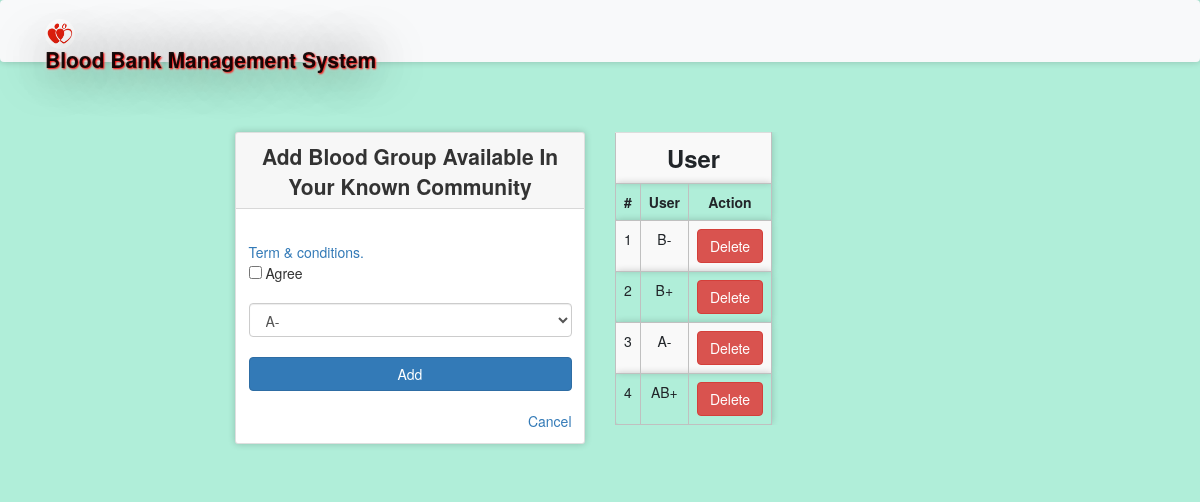
/blooddinfo.php (signed in), run on the app's committed database.
### tables this page shows
CREATE TABLE IF NOT EXISTS `blooddinfo` (
  `bdid` int(11) NOT NULL AUTO_INCREMENT,
  `rid` int(11) NOT NULL,
  `bg` varchar(10) NOT NULL,
  PRIMARY KEY (`bdid`),
  KEY `blooddinfo_ibfk_2` (`rid`)
);

### message.php (called while the page is built, shortened)
<?php $counter=0; if(isset($_GET['msg'])) { ?>
	<div class="col-5 alert alert alert-success alert-dismissible fade show card" id="message">
		<button type="button" class="close" data-dismiss="alert" title="close">&times;</button><?php echo $_GET['msg'];?>
	</div>
<?php }?>

### blooddinfo.php (the view, shortened to what this page needs)
<?php
  require 'file/connection.php';
  if(!isset($_SESSION['rid']))
  {
  header('location:login.php');
  }
  else {
?>
<!DOCTYPE html>
<html>
<?php require 'head.php'; ?>
<body>
  <?php require 'header1.php'; ?>
    <div class="container cont">
      <?php require 'message.php'; ?>
      <div class="row justify-content-center">
         <div class="col-lg-4 col-md-5 col-sm-6 col-xs-7 mb-5">
          <div class="card">
            <div class="card-header title">Add blood group available in your known community</div>
        <div class="card-body">
        <form action="file/infoAddd.php" method="post">
          <a data-toggle="collapse" href="#collapseExample" role="button" aria-expanded="false" aria-controls="collapseExample" title="click to see">Term & conditions. </a><br>
          <input type="checkbox" name="condition" value="agree" required> Agree<br><br>
          <select class="form-control" name="bg" required="">
                <option>A-</option>
          </select><br>
          <input type="submit" name="add" value="Add" class="btn btn-primary btn-block"><br>
          <a href="Userpage.html" class="float-right" title="click here">Cancel</a>
        </form>
         </div>
       </div>
     </div>
<?php   if(isset($_SESSION['rid'])){
    $rid=$_SESSION['rid'];
    $sql = "SELECT * from blooddinfo where rid='$rid'";
    $result = mysqli_query($conn, $sql);
  }
  ?>
    <div class="col-lg-4 col-md-5 col-sm-6 col-xs-7 mb-5">
          <table class="table table-striped table-responsive">
            <th colspan="4" class="title">User</th>
            <tr>
              <th>#</th>
              <th>User</th>
              <th>Action</th>
            </tr>
            <?php while($row = mysqli_fetch_array($result)) { ?>
            <tr>
              <td><?php echo ++$counter; ?></td>
              <td><?php echo $row['bg'];?></td>
              <td><a href="file/deleted.php?bdid=<?php echo $row['bdid'];?>" class="btn btn-danger">Delete</a></td>
            </tr>
            <?php } ?>
          </table>
      </div>
   </div>
</div>
</body>
<?php } ?>

### css/style.css (style rules this page uses)
.cont { padding-top: 40px; text-align: justify; font-size: 1em; }
.card ,nav, .footer,tr,video { border-radius: 3px; transition: all 200ms ease-out; box-shadow: 0px 0px 7px rgba(0, 0, 0, 0.2); }
tr,th,td { border:0.1px solid silver; text-align: center; }
.title { font-weight: bold; font-size: 1.7em; text-transform: capitalize; text-align: center; }
.card-header { font-weight: bolder; font-size: 1.5em; }
form { padding-top: 20px; }
a:link { text-decoration: none; }

### blooddinfo.php (style rules this page uses)
body { background: url(image/p2.png) no-repeat center; background-size: cover; min-height: 0; height: 100%; }

### data on the page
blooddinfo: bg "B-"
blooddinfo: bg "B+"
blooddinfo: bg "A-"
blooddinfo: bg "AB+"
